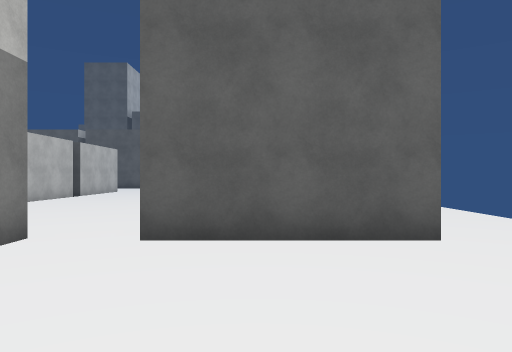
View 1 (above)

24 first-person views from a walk through a 3-D level made in the Unity game engine. The camera is 1.5 m above the floor, looks level and sees 70° across. The floor is counted in squares, 2 m on a side. Each view is taken from the middle of a square. On the plan, view 1 faces up. The plan holds only what a view shows up to about 11 squares ahead; the rest is blank. The place goes on beyond the plan. The player character is not drawn. Surface patterns are stand-ins for the level's own textures.

View 2
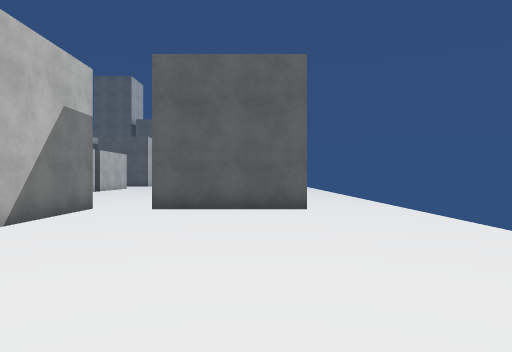

View 3
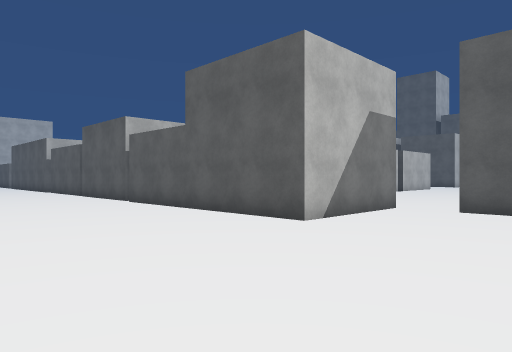

View 4
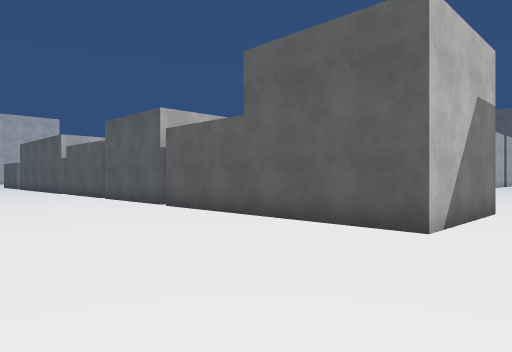

View 5
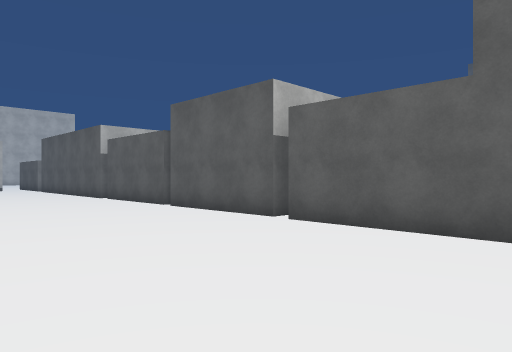

View 6
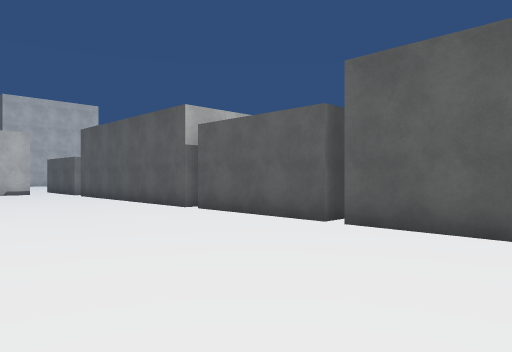

View 7
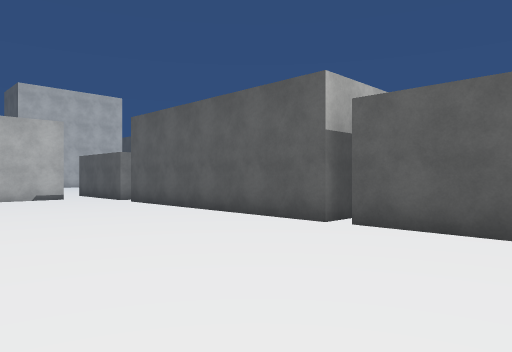

View 8
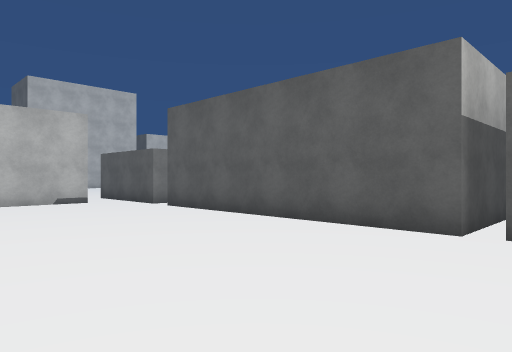

View 9
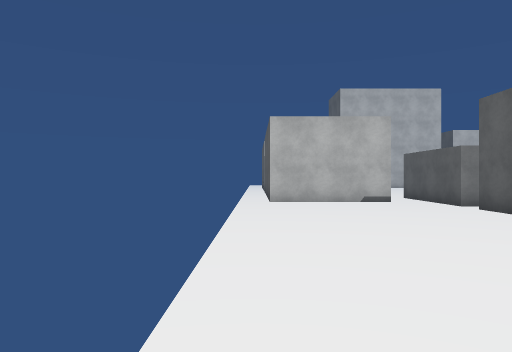

View 10
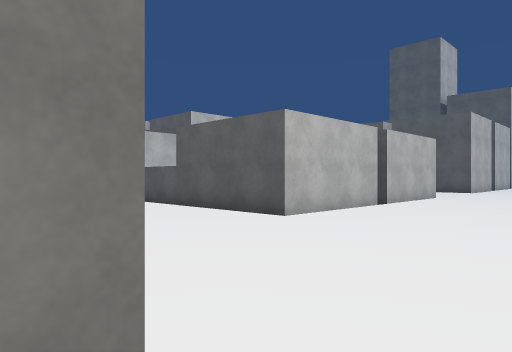

View 11
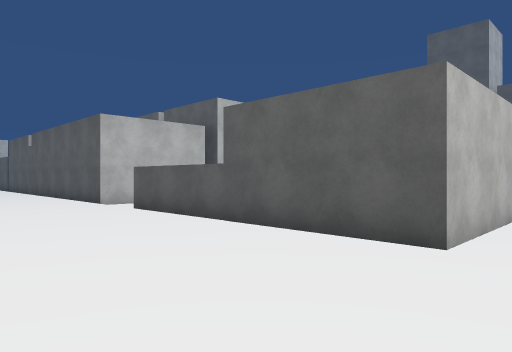

View 12
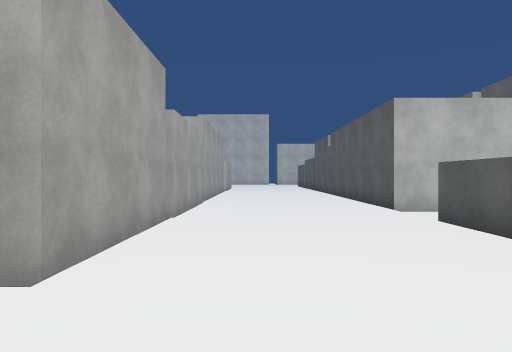

View 13
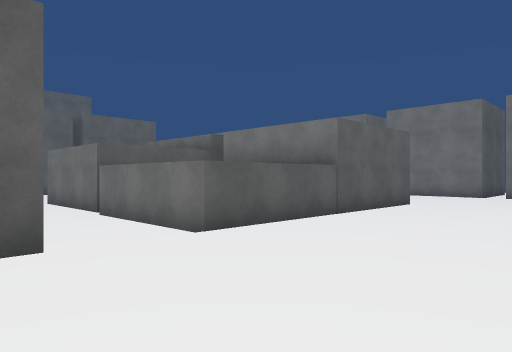

View 14
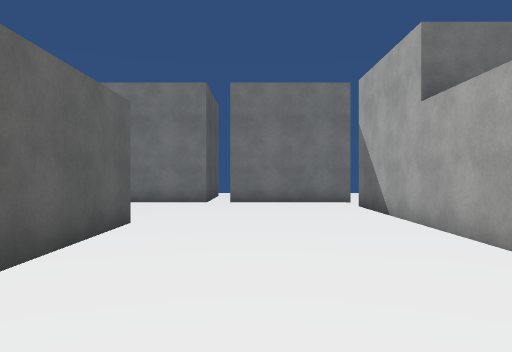

View 15
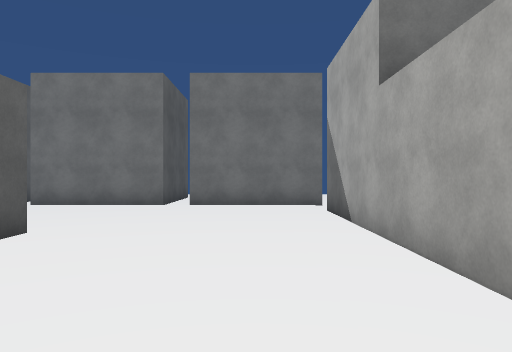

View 16
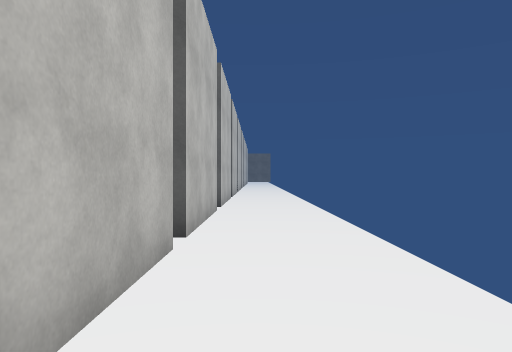

View 17
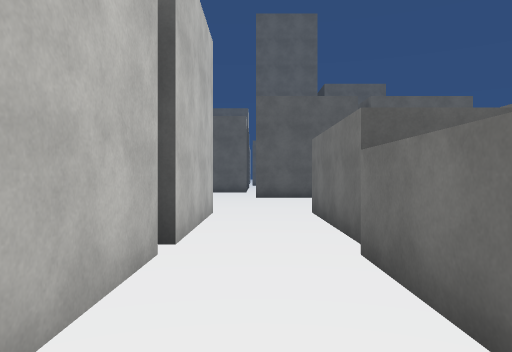

View 18
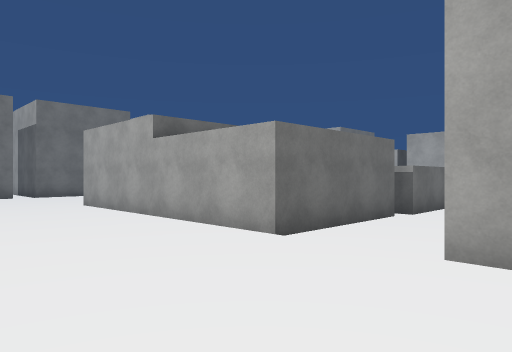

View 19
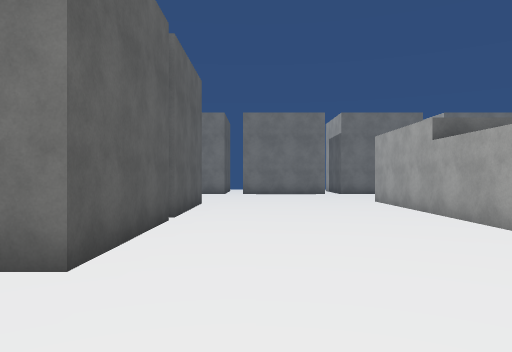

View 20
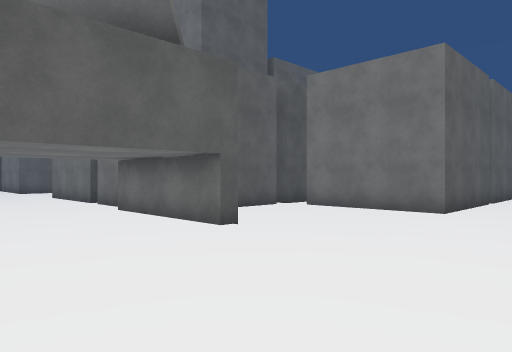

View 21
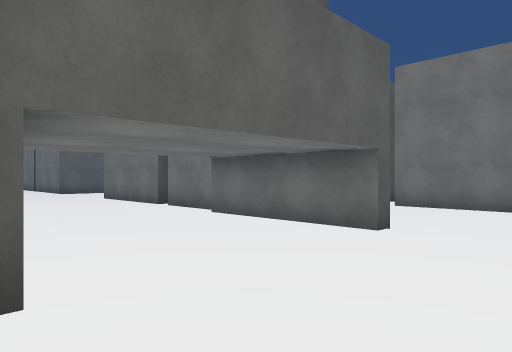

View 22
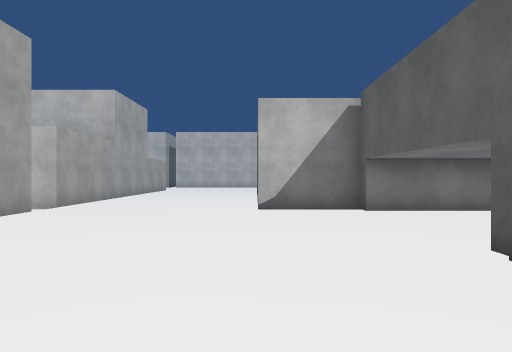

View 23
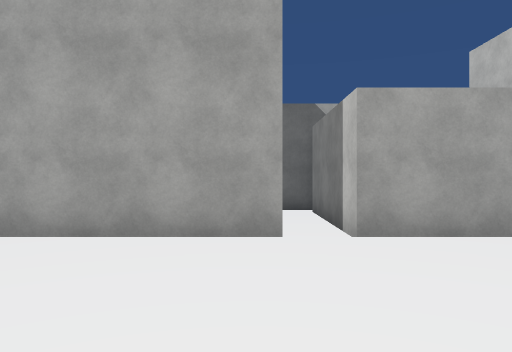

View 24
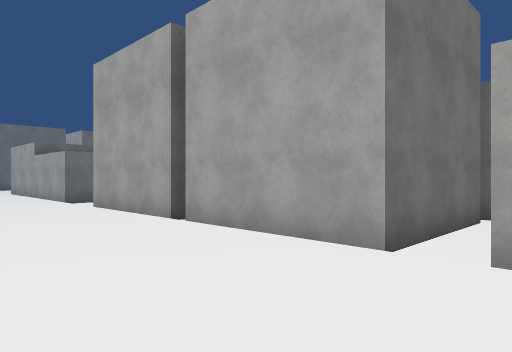

### Floor plan
Key: @ floor where view 1 was taken; # wall or solid block; . floor; = window, fence, low wall or low ledge; O other object.
Columns run from 26 left of view 1 to 7 right of it. Each row starts with its distance up from view 1.
 33       ..
 32       ..#
 31      ...#
 30      ...#
 29      ...#
 28      ...#
 27     ....#
 26    O....O #####
 25    O....O...#
 24    #....O...#
 23    #........#
 22   ##........########
 21   #..................
 20 .....................
 19 .....................
 18 .......................
 17 .......................
 16 ###.########..######...
 15   #.#      #..#    #...     #..
 14   #.#      #..#    #...     #..===
 13   #.#      #..#    #...   ###..===
 12   ###      #.##    #.....#  #..===
 11            #.#     #.....#  #..===
 10            #.#     #.....#  #..===
  9         ####.#######.....####..==
  8         ................... ...=
  7         .................#  #..=
  6         .................#  #..===
  5         .................####..===
  4         ################.......==
  3             #   #      #.......=
  2  #      ### #   #      #.......=
  1 #########.##############.......
  0 ..........................@....
 -1 ..............................
 -2 ..............................
 -3 ...........................
 -4 ........... ... . .. ..... .

Positions as (right, up) in squares from view 1, and headings:
1: (0, 0), facing up
2: (1, -4), facing up
3: (1, -4), facing up-left
4: (-1, -4), facing up-left
5: (-5, -4), facing up-left
6: (-10, -4), facing up-left
7: (-14, -4), facing up-left
8: (-16, -4), facing up-left
9: (-16, -4), facing left
10: (-2, 4), facing up-left
11: (-5, 5), facing up-left
12: (-7, 6), facing left
13: (-16, 5), facing up-right
14: (-12, 7), facing right
15: (-11, 6), facing right
16: (3, 4), facing up
17: (-14, 9), facing up
18: (-16, 20), facing down-right
19: (-17, 20), facing right
20: (-22, 19), facing up-right
21: (-23, 21), facing up-right
22: (-15, 21), facing left
23: (-22, 21), facing down
24: (-24, 20), facing down-right
